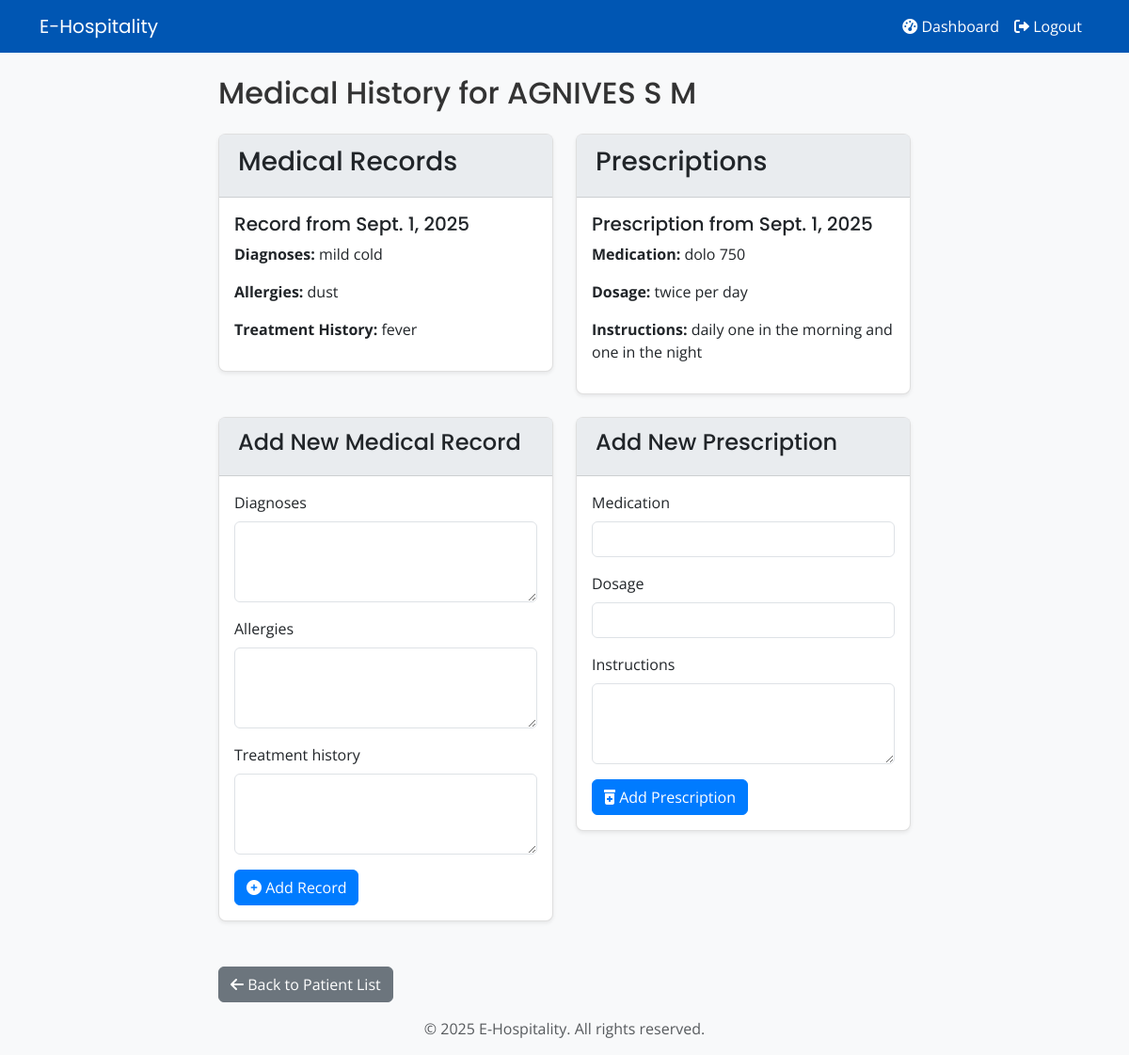
Page /core/doctor/patient/2/ (signed in) on the committed database.
### core/models.py (models this page shows, shortened)
class User(AbstractUser):
    ROLE_CHOICES = (
        ('PATIENT', 'Patient'),
        ('DOCTOR', 'Doctor'),
        ('ADMIN', 'Admin'),
    )
    role = models.CharField(max_length=10, choices=ROLE_CHOICES, default='PATIENT')

class MedicalRecord(models.Model):
    patient = models.ForeignKey(settings.AUTH_USER_MODEL, on_delete=models.CASCADE, related_name='medical_records')
    record_date = models.DateField(auto_now_add=True)
    diagnoses = models.TextField()
    allergies = models.TextField()
    treatment_history = models.TextField()

class Prescription(models.Model):
    patient = models.ForeignKey(settings.AUTH_USER_MODEL, on_delete=models.CASCADE, related_name='prescriptions')
    doctor = models.ForeignKey(settings.AUTH_USER_MODEL, on_delete=models.CASCADE, related_name='prescriptions_written')
    medication = models.CharField(max_length=100)
    dosage = models.CharField(max_length=100)
    instructions = models.TextField()
    prescription_date = models.DateField(auto_now_add=True)

### core/views.py (the view)
# urls.py: path('doctor/patient/<int:patient_id>/', views.patient_detail, name='patient_detail'),
@login_required
def patient_detail(request, patient_id):
    patient = get_object_or_404(User, id=patient_id, role='PATIENT')
    records = MedicalRecord.objects.filter(patient=patient)
    prescriptions = Prescription.objects.filter(patient=patient)
    record_form = MedicalRecordForm()
    prescription_form = PrescriptionForm()
    context = {
        'patient': patient,
        'records': records,
        'prescriptions': prescriptions,
        'record_form': record_form,
        'prescription_form': prescription_form,
    }
    return render(request, 'doctor/patient_detail.html', context)

### core/forms.py
class MedicalRecordForm(forms.ModelForm):
    class Meta:
        model = MedicalRecord
        fields = ['diagnoses', 'allergies', 'treatment_history']
        widgets = {
            'diagnoses': forms.Textarea(attrs={'rows': 3}),
            'allergies': forms.Textarea(attrs={'rows': 3}),
            'treatment_history': forms.Textarea(attrs={'rows': 3}),
        }

class PrescriptionForm(forms.ModelForm):
    class Meta:
        model = Prescription
        fields = ['medication', 'dosage', 'instructions']
        widgets = {
            'instructions': forms.Textarea(attrs={'rows': 3}),
        }

### core/templatetags/core_filters.py (called while the page is built)
@register.filter(name='add_class')
def add_class(value, arg):
    return value.as_widget(attrs={'class': arg})

### templates/doctor/patient_detail.html (shortened to what this page needs)
{% extends 'base.html' %}
{% load core_filters %}
{% block content %}
<h2 class="mb-4">Medical History for {{ patient.first_name }} {{ patient.last_name }}</h2>
<div class="row">
    <div class="col-md-6">
        <div class="card shadow-sm mb-4">
            <div class="card-header"><h3>Medical Records</h3></div>
            <div class="card-body">
                {% for record in records %}
                    <div class="mb-3">
                        <h5 class="card-title">Record from {{ record.record_date }}</h5>
                        <p><strong>Diagnoses:</strong> {{ record.diagnoses }}</p>
                        <p><strong>Allergies:</strong> {{ record.allergies }}</p>
                        <p><strong>Treatment History:</strong> {{ record.treatment_history }}</p>
                    </div>
                {% empty %}
                    <p class="text-muted">No medical records found.</p>
                {% endfor %}
            </div>
        </div>
    </div>
    <div class="col-md-6">
        <div class="card shadow-sm mb-4">
            <div class="card-header"><h3>Prescriptions</h3></div>
            <div class="card-body">
                {% for prescription in prescriptions %}
                    <div class="mb-3">
                        <h5 class="card-title">Prescription from {{ prescription.prescription_date }}</h5>
                        <p><strong>Medication:</strong> {{ prescription.medication }}</p>
                        <p><strong>Dosage:</strong> {{ prescription.dosage }}</p>
                        <p><strong>Instructions:</strong> {{ prescription.instructions }}</p>
                    </div>
                {% empty %}
                    <p class="text-muted">No prescriptions found.</p>
                {% endfor %}
            </div>
        </div>
    </div>
</div>
<div class="row">
    <div class="col-md-6">
        <div class="card shadow-sm mb-4">
            <div class="card-header"><h4>Add New Medical Record</h4></div>
            <div class="card-body">
                <form action="{% url 'add_medical_record' patient.id %}" method="post" novalidate>
                    {% for field in record_form %}
                        <div class="mb-3">
                            <label for="{{ field.id_for_label }}" class="form-label">{{ field.label }}</label>
                            {{ field|add_class:"form-control" }}
                        </div>
                    {% endfor %}
                    <button type="submit" class="btn btn-primary"><i class="fas fa-plus-circle"></i> Add Record</button>
                </form>
            </div>
        </div>
    </div>
    <div class="col-md-6">
        <div class="card shadow-sm mb-4">
            <div class="card-header"><h4>Add New Prescription</h4></div>
            <div class="card-body">
                <form action="{% url 'add_prescription' patient.id %}" method="post" novalidate>
                    {% for field in prescription_form %}
                        <div class="mb-3">
                            <label for="{{ field.id_for_label }}" class="form-label">{{ field.label }}</label>
                            {{ field|add_class:"form-control" }}
                        </div>
                    {% endfor %}
                    <button type="submit" class="btn btn-primary"><i class="fas fa-prescription-bottle-alt"></i> Add Prescription</button>
                </form>
            </div>
        </div>
    </div>
</div>
<div class="mt-4">
    <a href="{% url 'doctor_patient_list' %}" class="btn btn-secondary"><i class="fas fa-arrow-left"></i> Back to Patient List</a>
</div>
{% endblock %}

### static/css/custom.css (style rules this page uses)
body { font-family: 'Open Sans', sans-serif; background-color: #f8f9fa; color: #333; }
h1, h2, h3, h4, h5, h6, .navbar-brand { font-family: 'Poppins', sans-serif; }
.btn-primary { background-color: #007bff; border-color: #007bff; }
.card { border: 1px solid rgba(0,0,0,.125); border-radius: .5rem; box-shadow: 0 .5rem 1rem rgba(0,0,0,.15); margin-bottom: 1.5rem; }
.card-header { background-color: #e9ecef; border-bottom: 1px solid rgba(0,0,0,.125); font-weight: bold; padding: .75rem 1.25rem; margin-bottom: 0; border-top-left-radius: calc(.5rem - 1px); border-top-right-radius: calc(.5rem - 1px); }

### rows in the picture
User: first_name "AGNIVES", last_name "S M"
MedicalRecord: record_date "Sept. 1, 2025", diagnoses "mild cold", allergies "dust", treatment_history "fever"
Prescription: prescription_date "Sept. 1, 2025", medication "dolo 750", dosage "twice per day", instructions "daily one in the morning and one in the night"

### other values in the picture
{{ field.label }} "Diagnoses" "Allergies" "Treatment history"
{{ field.label }} "Medication" "Dosage" "Instructions"
